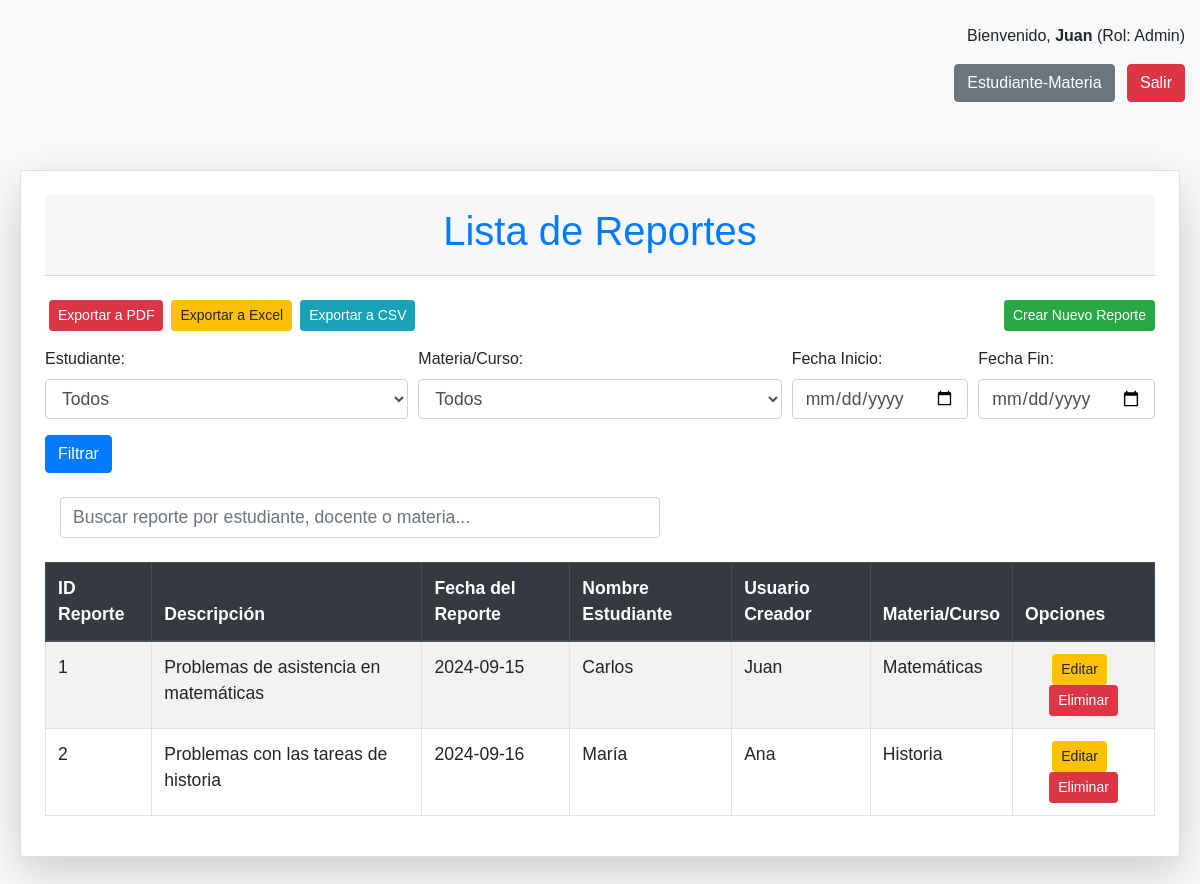
Screenshot of /routers/reporteRouter.php (signed in) with the database file from the repository.
### tables this page shows
CREATE TABLE reportes (
    id_reporte INT AUTO_INCREMENT PRIMARY KEY,
    id_estudiante INT,
    id_usuario INT,
    id_materia_curso INT,
    fecha_reporte DATE NOT NULL,
    descripcion LONGTEXT,
    FOREIGN KEY (id_estudiante) REFERENCES estudiantes(id_estudiante) ON DELETE CASCADE,
    FOREIGN KEY (id_usuario) REFERENCES usuarios(id_usuario) ON DELETE CASCADE,
    FOREIGN KEY (id_materia_curso) REFERENCES materias_cursos(id_materia_curso) ON DELETE CASCADE
);

CREATE TABLE estudiantes (
    id_estudiante INT AUTO_INCREMENT PRIMARY KEY,
    nombre VARCHAR(100) NOT NULL,
    apellido VARCHAR(100) NOT NULL,
    correo VARCHAR(100) NOT NULL UNIQUE,
    telefono VARCHAR(15),
    carnet VARCHAR(50) NOT NULL UNIQUE,
    modalidad ENUM('Presencial', 'Virtual') NOT NULL
);

CREATE TABLE usuarios (
    id_usuario INT AUTO_INCREMENT PRIMARY KEY,
    nombre VARCHAR(100) NOT NULL,
    apellido VARCHAR(100) NOT NULL,
    correo VARCHAR(100) NOT NULL UNIQUE,
    password VARCHAR(255) NOT NULL,
    id_rol INT NOT NULL,
    FOREIGN KEY (id_rol) REFERENCES roles(id_rol) ON DELETE RESTRICT
);

CREATE TABLE materias_cursos (
    id_materia_curso INT AUTO_INCREMENT PRIMARY KEY,
    nombre VARCHAR(100) NOT NULL,
    descripcion VARCHAR(255) NOT NULL
);

### controllers/ReporteController.php (called while the page is built, shortened)
<?php
require_once(dirname(__FILE__) . '/../config/conf.php');
require_once(dirname(__FILE__) . '/../models/ReporteModel.php');
class ReporteController
{
    private $reporte;
    public function __construct()
    {
        $database = new Conexion();
        $this->db = $database->Conectar();
        $this->reporte = new Reporte($this->db);
    }
    public function index()
    {
        $result = $this->reporte->get_reportes();
        $reportes = $result->fetchAll(PDO::FETCH_ASSOC);
        include(dirname(__FILE__) . '/../views/reporte/indexReporte.php');
    }
}

### routers/reporteRouter.php (called while the page is built, shortened)
<?php
require_once '../controllers/ReporteController.php';
$action = isset($_GET['action']) ? $_GET['action'] : '';
$controller = new ReporteController();
switch ($action) {
    default:
        $controller->index();
        break;
}

### config/conf.php (called while the page is built, shortened)
<?php
class Conexion {
    private $host = "localhost";
    private $db = "escuela_sv";
    private $user = "root";
    private $pwd = "1234";
    public function Conectar() {
        $this->conn = null;
        try {
            $this->conn = new PDO("mysql:host=" . $this->host . ";dbname=" . $this->db, $this->user, $this->pwd);
            $this->conn->setAttribute(PDO::ATTR_ERRMODE, PDO::ERRMODE_EXCEPTION);
        } catch (PDOException $exec) {
            echo "Error en la conexión: " . $exec->getMessage();
        }
        return $this->conn;
    }
}
?>

### models/ReporteModel.php (called while the page is built, shortened)
<?php
class Reporte
{
    private $conn;
    public function __construct($db)
    {
        $this->conn = $db;
    }
    public function get_reportes()
    {
        $query = "SELECT reportes.id_reporte, reportes.descripcion, reportes.fecha_reporte,
                          estudiantes.nombre AS nombre_estudiante,
                          usuarios.nombre  AS nombre_usuario,
                          materias_cursos.nombre AS nombre_materia
                   FROM reportes
                   JOIN estudiantes ON reportes.id_estudiante = estudiantes.id_estudiante
                   JOIN usuarios ON reportes.id_usuario = usuarios.id_usuario
                   JOIN materias_cursos ON reportes.id_materia_curso = materias_cursos.id_materia_curso";
        $result = $this->conn->prepare($query);
        $result->execute();
        return $result;
    }
}

### views/reporte/indexReporte.php (the view, shortened to what this page needs)
<!DOCTYPE html>
<html lang="es">
<head>
    <link rel="stylesheet" href="https://stackpath.bootstrapcdn.com/bootstrap/4.5.2/css/bootstrap.min.css">
    <link rel="stylesheet" href="../views/css/reporteResponsive.css">
</head>
<body class="bg-light"><br>
    <div class="container-fluid">
        <div class="row">
            <div class="col-12 text-right">
                <p>Bienvenido, <strong><?= htmlspecialchars($_SESSION['usuarios']); ?></strong> (Rol: <?= htmlspecialchars($_SESSION['roles']); ?>)</p>
                <div class="ml-auto">
                    <a href="../routers/estudianteMateriaRouter.php" class="btn btn-secondary mr-2">Estudiante-Materia</a>
                    <form action="../views/auth/exit.php" method="POST" class="d-inline">
                        <button type="submit" class="btn btn-danger">Salir</button>
                    </form>
                </div>
            </div>
        </div>
    </div>
    <div class="container mt-5 mb-5">
        <div class="card shadow-lg p-4">
            <div class="card-header text-center">
                <h2>Lista de Reportes</h2>
            </div><br>
            <div class="d-flex justify-content-between mb-3">
                <div class="d-flex">
                    <a id="exportPDFButton" href="reporteRouter.php?action=exportPDF" class="btn btn-danger btn-sm mx-1">Exportar a PDF</a>
                    <a id="exportExcelButton" href="reporteRouter.php?action=exportExcel" class="btn btn-warning btn-sm mx-1">Exportar a Excel</a>
                    <a id="exportCSVButton" href="reporteRouter.php?action=exportCSV" class="btn btn-info btn-sm mx-1">Exportar a CSV</a>
                </div>
                <a href="../routers/reporteRouter.php?action=create" class="btn btn-success btn-sm">Crear Nuevo Reporte</a>
            </div>
            <form action="../routers/reporteRouter.php?action=generarReporte" method="POST" class="mb-4">
                <div class="form-row">
                    <div class="form-group col-md-4">
                        <label for="id_estudiante">Estudiante:</label>
                        <select name="id_estudiante" id="id_estudiante" class="form-control">
                            <option value="">Todos</option>
                        </select>
                    </div>
                    <div class="form-group col-md-4">
                        <label for="id_materia_curso">Materia/Curso:</label>
                        <select name="id_materia_curso" id="id_materia_curso" class="form-control">
                            <option value="">Todos</option>
                        </select>
                    </div>
                    <div class="form-group col-md-2">
                        <label for="fecha_inicio">Fecha Inicio:</label>
                        <input type="date" name="fecha_inicio" id="fecha_inicio" class="form-control">
                    </div>
                    <div class="form-group col-md-2">
                        <label for="fecha_fin">Fecha Fin:</label>
                        <input type="date" name="fecha_fin" id="fecha_fin" class="form-control">
                    </div>
                </div>
                <button type="submit" class="btn btn-primary">Filtrar</button>
            </form>
            <div class="container-sm mb-4">
                <form action="" method="get" class="form-inline">
                    <input type="text" id="buscarReporte" class="form-control mr-2" placeholder="Buscar reporte por estudiante, docente o materia..." style="width: 100%; max-width: 600px;">
                </form>
            </div>
            <div class="table-responsive">
                <table class="table table-bordered table-striped">
                    <thead class="thead-dark">
                        <tr>
                            <th scope="col">ID Reporte</th>
                            <th scope="col">Descripción</th>
                            <th scope="col">Fecha del Reporte</th>
                            <th scope="col">Nombre Estudiante</th>
                            <th scope="col">Usuario Creador</th>
                            <th scope="col">Materia/Curso</th>
                            <th scope="col">Opciones</th>
                        </tr>
                    </thead>
                    <tbody id="resultadoReporte">
                        <?php foreach ($reportes as $reporte) : ?>
                            <tr>
                                <td><?= htmlspecialchars($reporte['id_reporte']); ?></td>
                                <td><?= htmlspecialchars($reporte['descripcion']); ?></td>
                                <td><?= htmlspecialchars($reporte['fecha_reporte']); ?></td>
                                <td><?= htmlspecialchars($reporte['nombre_estudiante']); ?></td>
                                <td><?= htmlspecialchars($reporte['nombre_usuario']); ?></td>
                                <td><?= htmlspecialchars($reporte['nombre_materia']); ?></td>
                                <td class="text-center">
                                    <a href="../routers/reporteRouter.php?action=edit&id=<?= $reporte['id_reporte']; ?>" class="btn btn-warning btn-sm mr-2">Editar</a>
                                    <a href="../routers/reporteRouter.php?action=confirmDelete&id=<?= $reporte['id_reporte']; ?>" class="btn btn-danger btn-sm">Eliminar</a>
                                </td>
                            </tr>
                        <?php endforeach; ?>
                    </tbody>
                </table>
            </div>
        </div>
    </div>
</body>
</html>

### views/css/reporteResponsive.css (style rules this page uses)
body { font-family: Arial, sans-serif; background-color: #f8f9fa; }
h2, h4 { color: #007bff; }
.form-control { font-size: 1em; }
@media (min-width: 769px) { .container { padding: 20px; } }
@media (min-width: 769px) { h2, h4 { font-size: 2em; } }
@media (min-width: 769px) { .card { margin: auto; } }
@media (min-width: 769px) { .form-control, .table { font-size: 1em; } }
@media (min-width: 769px) { table { width: 100%; } }
@media (min-width: 992px) { .container { max-width: 1200px; } }
@media (min-width: 992px) { h2, h4 { font-size: 2.25em; } }
@media (min-width: 992px) { .btn { width: auto; } }
@media (min-width: 992px) { .form-control, .table { font-size: 1em; } }
@media (min-width: 1200px) { .container { max-width: 1400px; } }
@media (min-width: 1200px) { h2, h4 { font-size: 2.5em; } }
@media (min-width: 1200px) { .table { font-size: 1.1em; } }
@media (min-width: 1200px) { .form-control { font-size: 1.1em; } }

### rows the page displays
reportes: id_reporte "1", descripcion "Problemas de asistencia en matemáticas", fecha_reporte "2024-09-15", id_estudiante.nombre "Carlos", id_usuario.nombre "Juan", id_materia_curso.nombre "Matemáticas"
reportes: id_reporte "2", descripcion "Problemas con las tareas de historia", fecha_reporte "2024-09-16", id_estudiante.nombre "María", id_usuario.nombre "Ana", id_materia_curso.nombre "Historia"

### other values shown
$_SESSION['usuarios'] "Juan"
$_SESSION['roles'] "Admin"
